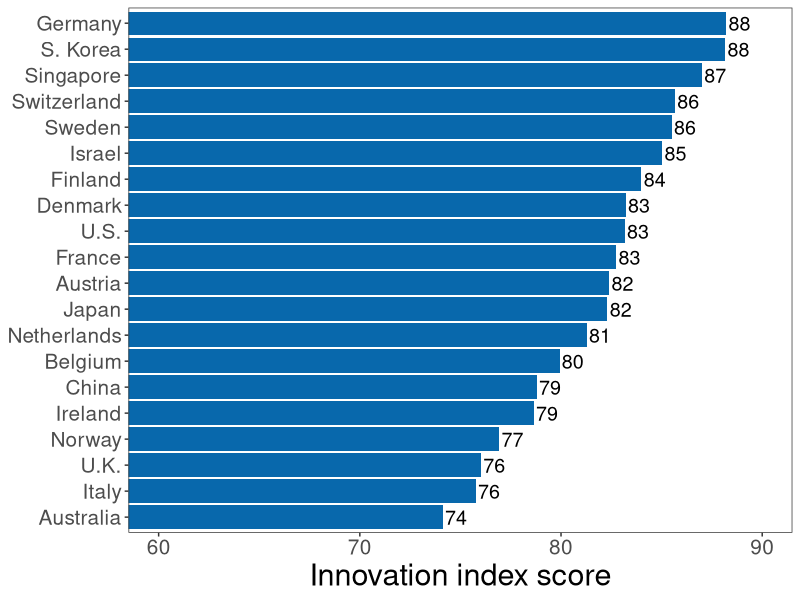
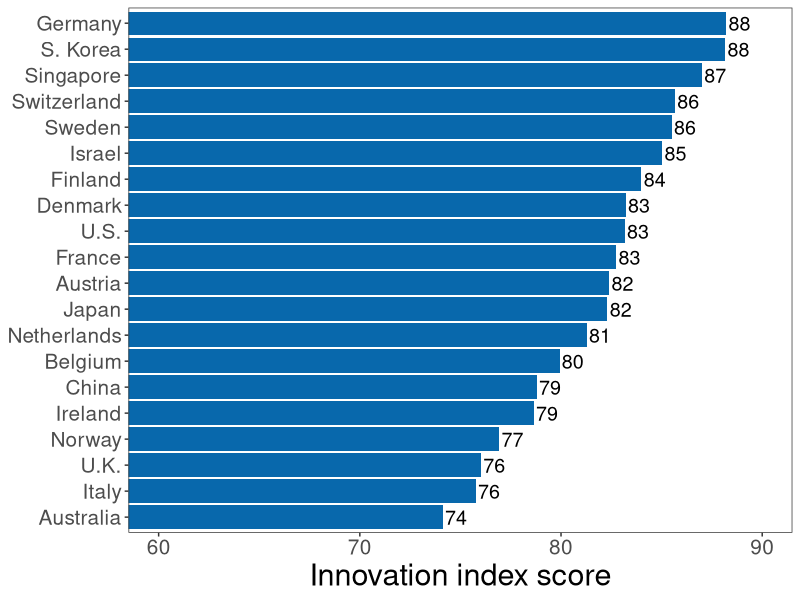

Source code (R) for these figures, in order:
library(tidyverse)
library(readxl)
library(scales)

COL <- c("#7fc97f", "#beaed4", "#fdc086", "#ffff99", "#386cb0", "#f0027f", "#bf5b17", "#666666")
COLA <- c("#e0f3db", "#99d8c9","#66c2a4","#41ae76", "#238b45", "#005824", "#f0027f")
COLB <- c("#c6dbef", "#4eb3d3", "#2b8cbe", "#0868ac","#084081", "#9e9ac8","#f0027f")
COLC <- c("#fcfbfd", "#efedf5", "#dadaeb", "#bcbddc", "#9e9ac8", "#807dba", "#6a51a3", "#54278f", "#3f007d")
COLD <- c("#DA3030","#41ae76","#F7DE04", "#4eb3d3","#AE82FF","#386cb0","#F48318","#41ae76","#6a51a3", "#DA3030")

 #---------------------------------------------
Data <- read_excel("capitalism/2020_Bloomberg_Innovation_Index.xlsx")


#drop unnecessary columns
Data_select <- Data %>%
  select(-c(`2020 Rank`, `2019 Rank`,`YoY Change`, `R&D Intensity`, `Manufacturing Value-added`, `Productivity`, `High-tech Density`,`Tertiary Efficiency`,`Reseacrher Concentration`,`Patent Activity`))

Data_final <- Data_select[-c(21,22), ]

Data_final$Economy <- factor(Data_final$Economy, levels = Data_final$Economy [order(Data_final$`Total Score`)])

Data_final$`Total Score` <- as.numeric(as.character(Data_final$`Total Score`))
Data_final <- 
  Data_final %>%
  mutate(roundscore = round(`Total Score`,0))

plot <- Data_final %>% 
  ggplot(aes(x = Economy, y = `Total Score` )) +
  geom_bar(stat = "identity", position = position_dodge(width = 0.9), fill = COLB[4]) + 
  ylab("Innovation index score") +
  scale_y_continuous(limits = c(60, 90), oob = rescale_none) + 
  #coord_cartesian(ylim = c(25, 90)) +
  #geom_text(aes(x=point,y=Utility,label=Utility),vjust=90) + 
  #geom_text(aes(x = point, y = Utility, label = Utility)) +
  #scale_x_discrete(labels = xaxislabs) + 
  #scale_x_discrete(labels=c("z" = x1, "ta" = x2,
  #                         "tb" = x3, "b" = expression(paste("Legislated hours and wages, ",bold(b))), "a" = x5)) +
  theme_bw() +
  theme(legend.position = "top",
        legend.text.align = 0,
        panel.grid = element_blank(),
        axis.title = element_text(size = 22),
        axis.text.y = element_text(size = 15),
        #legend.title = element_text(size = 16),
        legend.text = element_text(size = 18),
        legend.title = element_text(size = 18),
        axis.title.y = element_blank(),
        axis.text.x = element_text(size = 15)) +
  geom_text(
    aes(x = Economy, y = `Total Score`, label = roundscore), 
    size = 5, hjust = -0.1,
    position = position_dodge(width = 0.9),
    inherit.aes = TRUE
  ) + 
  coord_flip()
plot

ggsave("capitalism/innovation_graph_v2.pdf", plot, width = 11, height = 7)

# df.sum <- Data_select %>%
#   select(`Total Score`) %>% # select variables to summarise
#   summarise_each(funs(min = min, 
#                       q25 = quantile(., 0.25), 
#                       median = median, 
#                       q75 = quantile(., 0.75), 
#                       max = max,
#                       mean = mean, 
#                       sd = sd))
